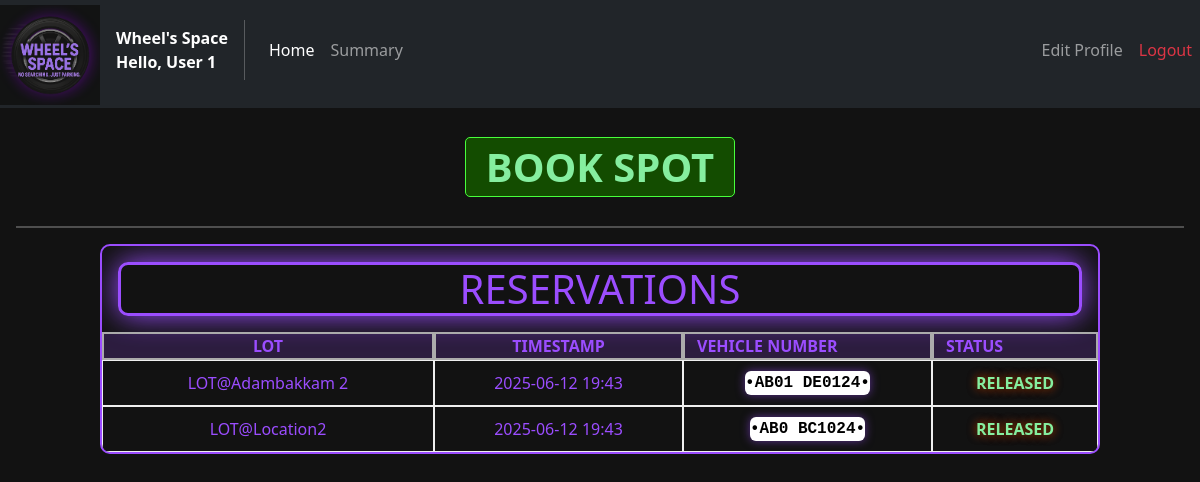
Page /home/2 on the committed database.
### models/Users.py (models this page shows)
class Users(db.Model):
    __tablename__ = "Users"
    user_id = db.Column(db.Integer, primary_key = True)
    email   = db.Column(db.String(64), unique = True, nullable=False)
    passw   = db.Column(db.String(32), nullable = False)
    name    = db.Column(db.String(64), nullable = False)
    address = db.Column(db.Text, nullable = False)
    pincode = db.Column(db.Integer,nullable = False)
    reserved = db.relationship("Reservations",back_populates = "user")

### models/Reservations.py (models this page shows)
class Reservations(db.Model):
    __tablename__ = "Reservations"
    reservation_id = db.Column(db.Integer, primary_key = True)
    spot_id = db.Column(db.Integer, db.ForeignKey("Spots.spot_id"), nullable=True)
    user_id = db.Column(db.Integer, db.ForeignKey("Users.user_id"))
    parking_timestamp = db.Column(db.DateTime, nullable = False)
    leaving_timestamp = db.Column(db.DateTime)
    price_per_hour = db.Column(db.Numeric(10, 2), nullable=False)
    vehicle_number = db.Column(db.String(11), nullable=False)
    spot = db.relationship("Spots", back_populates = "reservation")
    user = db.relationship("Users", back_populates = "reserved")

### models/Lots.py (models this page shows)
class Lots(db.Model):
    __tablename__ = "Lots"
    lot_id   = db.Column(db.Integer, primary_key=True)
    location = db.Column(db.String(30), unique = True, nullable=False)
    price    = db.Column(db.Numeric(10, 2), nullable=False)
    address  = db.Column(db.String(100), nullable = False)
    pincode  = db.Column(db.Integer, nullable=False)
    max_spots= db.Column(db.Integer, nullable=False)
    spots    = db.relationship("Spots",back_populates = "lot")

### controllers/user_routes.py (the view)
@user_routes.route("/home/<int:user_id>")
def home(user_id):
    user = Users.query.filter_by(user_id = user_id).first()
    raw_sql =  text(f"""SELECT
                            spots.spot_id,
                            lots.location,
                            reservations.vehicle_number,
                            reservations.parking_timestamp,
                            reservations.leaving_timestamp
                        FROM reservations
                        LEFT OUTER JOIN spots ON (reservations.spot_id = spots.spot_id)
                        JOIN lots ON (spots.lot_id=lots.lot_id)
                        JOIN users ON (users.user_id = reservations.user_id)
                        WHERE users.user_id = {user_id};""")
    res = db.session.execute(raw_sql).all()
    i=len(res)-1
    ind = i
    while i>=0:
        if res[ind].leaving_timestamp==None:
            res.insert(0,res.pop(ind))
            ind+=1
        i-=1
        ind-=1
    return render_template("user_login.html", user = user, reservations = res)

### templates/user_login.html (shortened to what this page needs)
<!DOCTYPE html>
<html lang="en">
<head>
    <link href="https://cdn.jsdelivr.net/npm/bootstrap@5.2.3/dist/css/bootstrap.min.css" rel="stylesheet"
>
    <link rel="stylesheet" href="{{ url_for('static', filename='css/General_style.css') }}">
    <link rel="stylesheet" href="{{ url_for('static', filename='css/User_style.css') }}">
</head>
<body>
    <nav class="navbar navbar-expand-lg navbar-dark bg-dark my-nav-bar">
        <div class="navbar-brand logo">
            <img src="{{ url_for('static', filename='images/logo.png' )}}" alt="LOGO" id="logo" class="img-fluid mb-5">
        </div>
        <div>
            <div class="fw-bold text-white">Wheel's Space</div>
            <div class="fw-bold text-white"> Hello, {{user.name}}</div>
        </div>
        <div class="collapse navbar-collapse" id="navbarelements">
            <ul class="navbar-nav me-auto">
                <li class="nav-item">
                    <a href="#" class="nav-link my-nav-link active">Home</a>
                </li>
                <li class="nav-item">
                    <a href="{{url_for('user_routes.summary', user_id = user.user_id)}}" class="nav-link my-nav-link">Summary</a>
                </li>
            </ul>
            <ul class="navbar-nav">
                 <li class="nav-item">
                    <a href="{{url_for('user_routes.useredit', user_id = user.user_id)}}" class="nav-link my-nav-link">Edit Profile</a>
                </li>
                <li class="nav-item">
                    <a href="{{url_for('auth_rbac.logout')}}" class="nav-link my-nav-link text-danger">Logout</a>
                </li>
            </ul>
        </div>
    </nav>
    <div class="container justify-content-center d-flex my-4">
        <a href="{{url_for('user_routes.bookspot', user_id = user.user_id)}}" class="add-btn user-btn h1">BOOK SPOT</a>
    </div>
    <hr class="mx-3" style="height: 2px; background-color: white; border: none;">
    <div class="container my-3 user-box">
        <div class="row">
            <span class="my-title h1 m-3 col text-center">RESERVATIONS</span>
        </div>
        <div class="row mb-1 mb-lg-0">
            <div class="table-heading col-6 col-md-5 col-lg-4">LOT</div>
            <div class="table-heading col-6 col-md-3 col-lg-3">TIMESTAMP</div>
            <div class="table-heading d-none d-md-block col-md-4 col-lg-3">VEHICLE NUMBER</div>
            <div class="table-heading d-none d-lg-block col-lg-2">STATUS</div>
        </div>
        {% for res in reservations %}
        <div class="row mb-1 mb-lg-0">
            <div class="table-element col-6 col-md-5 col-lg-4">LOT@{{res.location}}</div>
            <div class="table-element col-6 col-md-3">{{res.parking_timestamp[:-10]}}</div>
            <div class="table-element col-6 col-md-4 col-lg-3">
                <div class="d-flex license-plate justify-content-center">
                    <span>{{res.vehicle_number}}</span>
                </div>
            </div>
            <div class="table-element col-6 col-md-12 col-lg-2">
                {% if res.leaving_timestamp==None %}
                    <a href="{{url_for('user_routes.releasespot', user_id = user.user_id, spot_id = res.spot_id)}}" class="user-btn del-btn">RELEASE</a>
                {% else %}
                    <span class="user-green-span">RELEASED</span>
                {% endif %}
            </div>
        </div>
        {% endfor %}
    </div>
</body>
</html>

### static/css/General_style.css (style rules this page uses)
body { background-color: #121212; }
.logo { max-width: 100px; max-height: 100px; }
.my-nav-bar { padding-top: 0px; }
.my-nav-link { padding: 10px; }
.add-btn { background-color: #134c00; color: #85ee9f; border: 1px solid #48ff3b; }
.my-title { border: 3px solid #9b4dff; color: #9b4dff; padding: 0px 10px; box-shadow: 0px 0px 30px 0px; border-radius: 10px; }
.table-heading { background-color: #9b4dff30; font-weight: bold; color: #9b4dff; border: 2px solid #ababab; display: flex; align-items: center; justify-content: center; }
.table-element { border: 1px solid #efefef; color: #9b4dff; display: flex; align-items: center; justify-content: center; }
.license-plate { text-align: center !important; border-radius: 6px; background: white; color: black; font-weight: bold; font-family: 'Consolas', 'Courier New', monospace; box-shadow: 0 0 10px #9b4dff88; height: fit-content; }
.license-plate::before, .license-plate::after { content: "•"; font-size: 1rem; color: black; vertical-align: middle; }
.user-box { max-width: 1000px; min-width: 250px; width: 90%; border: 2px solid #9b4dff; border-radius: 10px; overflow: hidden; margin-top: 20px; }

### static/css/User_style.css (style rules this page uses)
.user-green-span { display: inline-block; text-decoration: none; font-weight: bold; padding: 5px 20px; margin: 5px; border-radius: 5px; transition: 0.2s all linear; text-align: center; color: #85ee9f; text-shadow: 0px 0px 10px #134c00, 0px 0px 10px #ff0000; }
.user-btn { display: inline-block; text-decoration: none; font-weight: bold; padding: 5px 20px; margin: 5px; border-radius: 5px; transition: 0.2s all linear; text-align: center; cursor: pointer; }

### rows in the picture
Users: name "User 1"
Reservations: location "Adambakkam 2", parking_timestamp "2025-06-12 19:43", vehicle_number "AB01 DE0124", shows "RELEASED"
Reservations: location "Location2", parking_timestamp "2025-06-12 19:43", vehicle_number "AB0 BC1024", shows "RELEASED"
